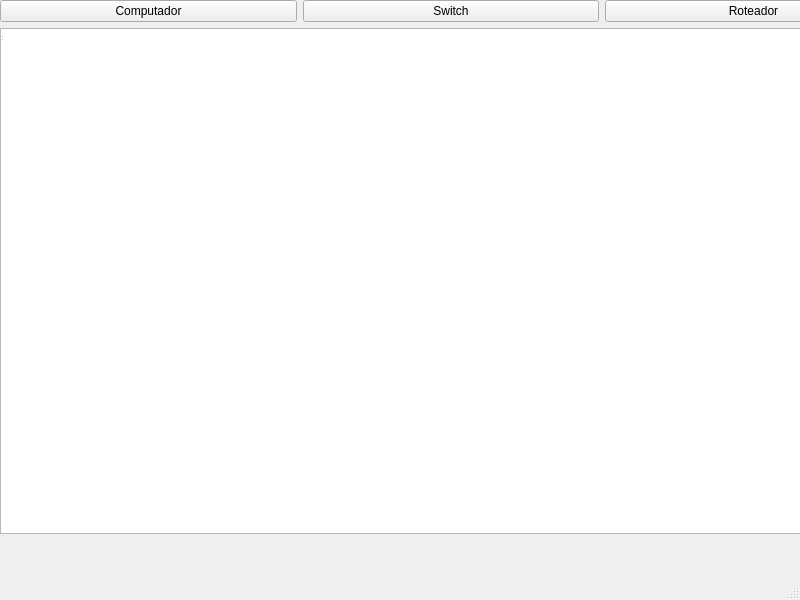
<?xml version="1.0" encoding="UTF-8"?>
<ui version="4.0">
 <class>MainWindow</class>
 <widget class="QMainWindow" name="MainWindow">
  <property name="geometry">
   <rect>
    <x>0</x>
    <y>0</y>
    <width>800</width>
    <height>600</height>
   </rect>
  </property>
  <property name="windowTitle">
   <string>MainWindow</string>
  </property>
  <widget class="QWidget" name="centralwidget">
   <widget class="QWidget" name="centralwidget_2">
    <property name="geometry">
     <rect>
      <x>0</x>
      <y>0</y>
      <width>902</width>
      <height>534</height>
     </rect>
    </property>
    <layout class="QVBoxLayout" name="verticalLayout_2">
     <item>
      <layout class="QHBoxLayout" name="horizontalLayout_2">
       <item>
        <widget class="QPushButton" name="btnAddPC_2">
         <property name="text">
          <string>Computador</string>
         </property>
        </widget>
       </item>
       <item>
        <widget class="QPushButton" name="btnAddSwitch_2">
         <property name="text">
          <string>Switch</string>
         </property>
        </widget>
       </item>
       <item>
        <widget class="QPushButton" name="btnAddRouter_2">
         <property name="text">
          <string>Roteador</string>
         </property>
        </widget>
       </item>
      </layout>
     </item>
     <item>
      <widget class="QGraphicsView" name="graphicsView_2">
       <property name="minimumSize">
        <size>
         <width>900</width>
         <height>500</height>
        </size>
       </property>
      </widget>
     </item>
    </layout>
   </widget>
   <widget class="QStatusBar" name="statusbar_2">
    <property name="geometry">
     <rect>
      <x>0</x>
      <y>20</y>
      <width>3</width>
      <height>22</height>
     </rect>
    </property>
   </widget>
  </widget>
  <widget class="QMenuBar" name="menubar">
   <property name="geometry">
    <rect>
     <x>0</x>
     <y>0</y>
     <width>800</width>
     <height>21</height>
    </rect>
   </property>
  </widget>
  <widget class="QStatusBar" name="statusbar"/>
 </widget>
 <resources/>
 <connections/>
</ui>
